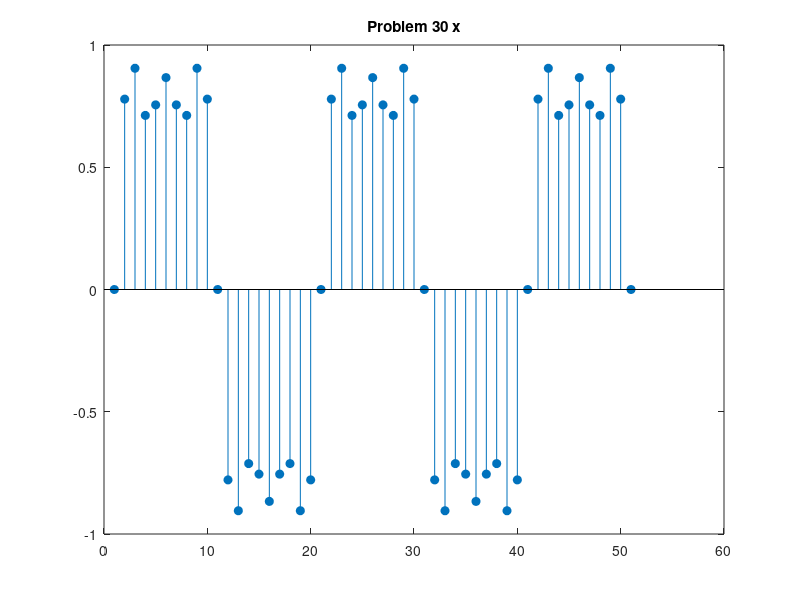
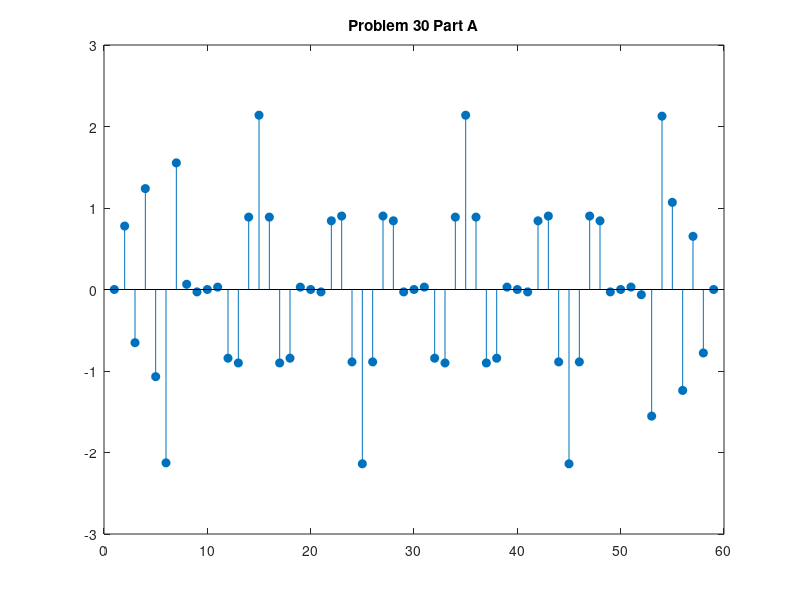
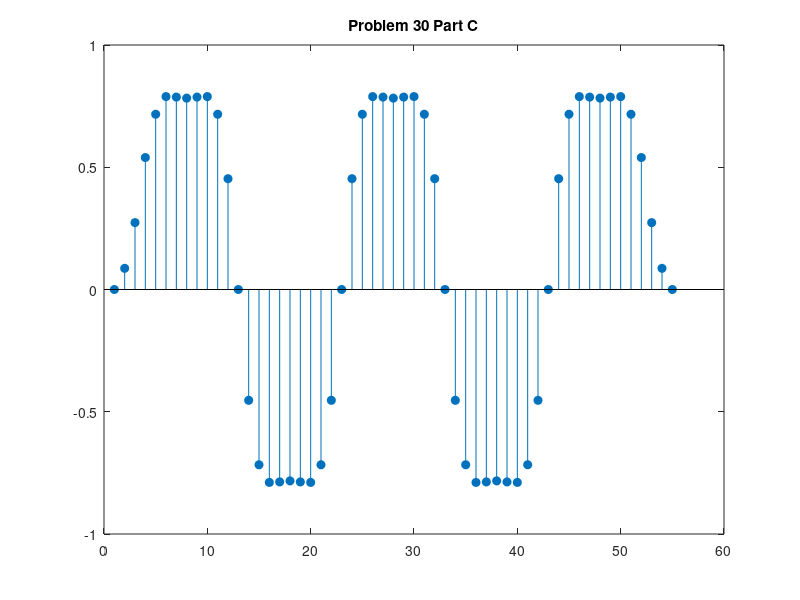
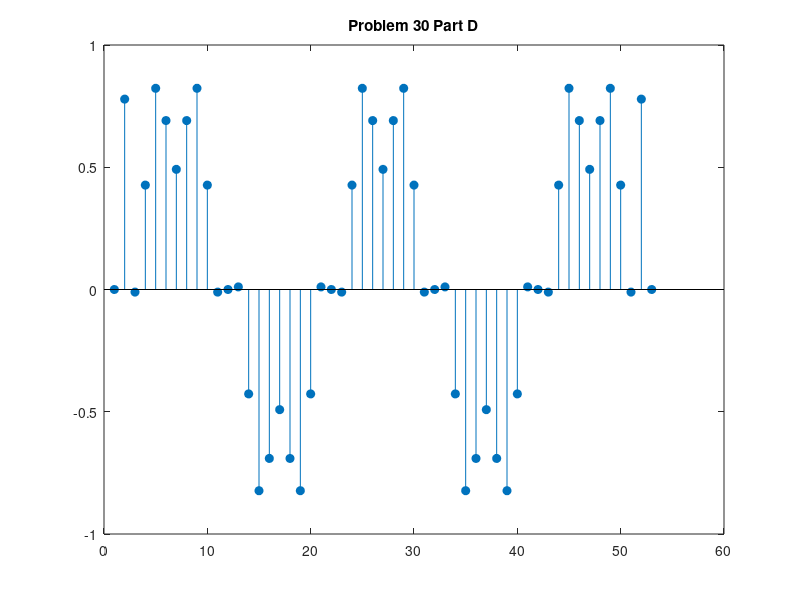

Reproduce these figures in MATLAB, in order.
n = [0:1:50];
ha = [1,-2,3,-4,0,4,-3,2,-1];
hc = [1/9,2/9,3/9,2/9,1/9];
hd = [1,-1.1756,1];
x = sin(.1.*pi.*n)+1/3.*sin(.3.*pi.*n)+1/5.*sin(.5.*pi.*n);

ya = conv(ha,x);
yc = conv(hc,x);
yd = conv(hd,x);

figure(1)
stem(x,'fill')
title('Problem 30 x')

figure(2)
stem(ya,'fill');
title('Problem 30 Part A')

figure(3)
stem(yc,'fill');
title('Problem 30 Part C')

figure(4)
stem(yd,'fill');
title('Problem 30 Part D')